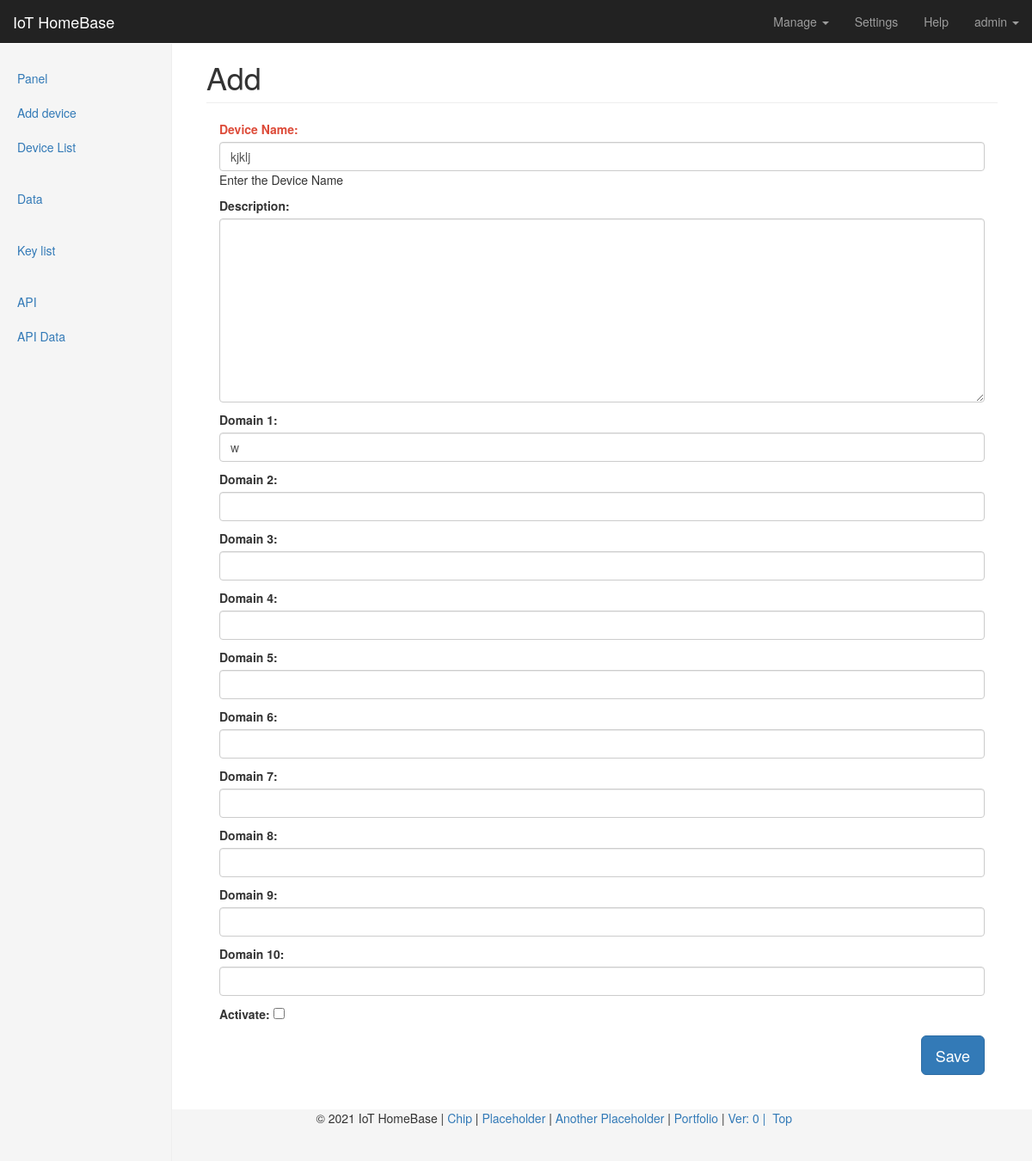
The page /device/edit/2/ (signed in) on the database as committed earlier.
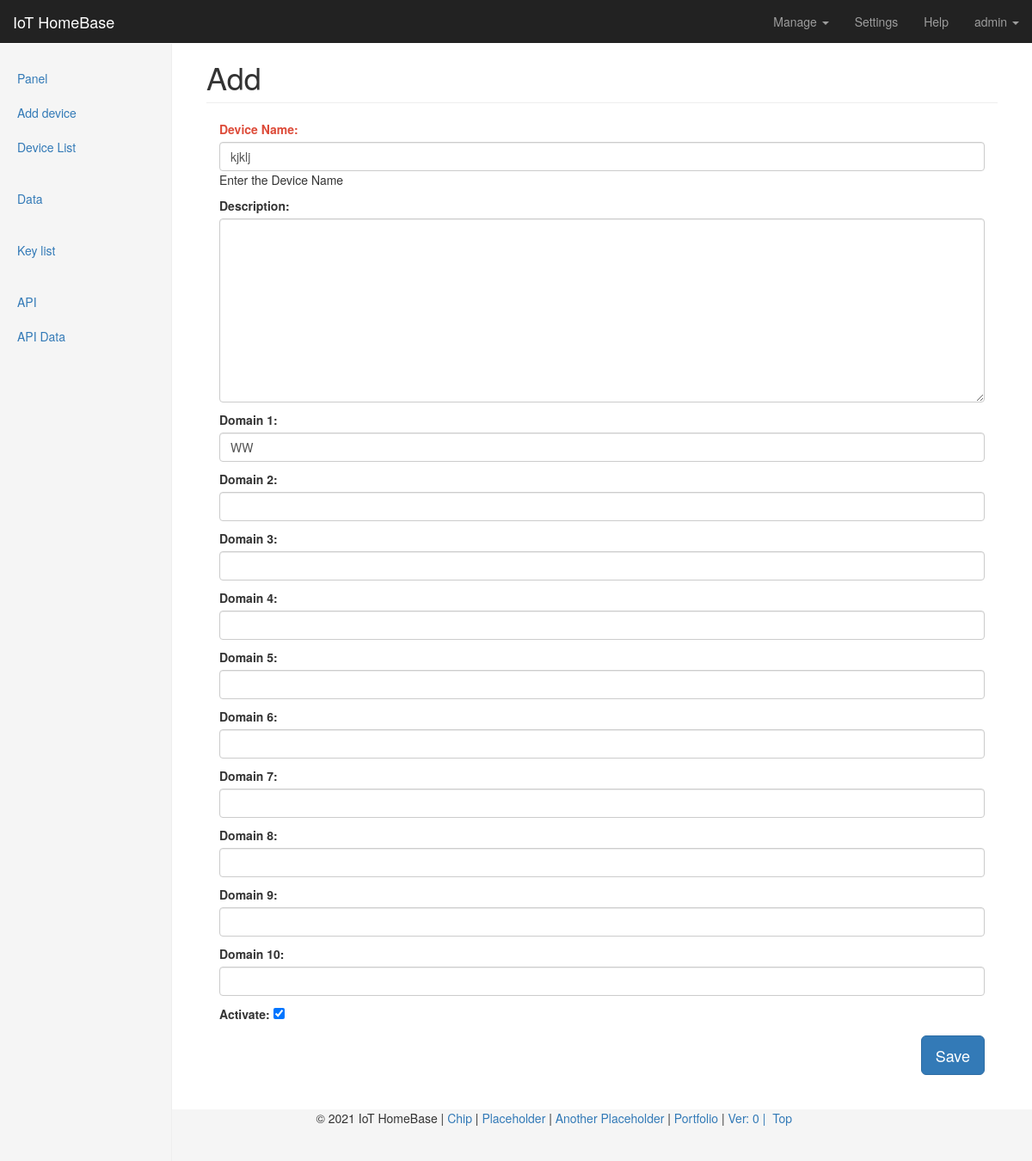
The same page on the database as committed later.
### devices/models.py (models this page shows, shortened)
class Device(models.Model):
    name = models.CharField(_('Device Name'), max_length=60, help_text=_('Enter the Device Name'))
    field_1 = models.CharField(_('Domain 1'), max_length=20, null=True, blank=True)
    field_id_1 = models.CharField(_('Domain ID 1'), max_length=30, null=True, blank=True)
    field_2 = models.CharField(_('Domain 2'), max_length=20, null=True, blank=True)
    field_id_2 = models.CharField(_('Domain ID 2'), max_length=30, null=True, blank=True)
    field_3 = models.CharField(_('Domain 3'), max_length=20, null=True, blank=True)
    field_id_3 = models.CharField(_('Domain ID 3'), max_length=30, null=True, blank=True)
    field_4 = models.CharField(_('Domain 4'), max_length=20, null=True, blank=True)
    field_id_4 = models.CharField(_('Domain ID 4'), max_length=30, null=True, blank=True)
    field_5 = models.CharField(_('Domain 5'), max_length=20, null=True, blank=True)
    field_id_5 = models.CharField(_('Domain ID 5'), max_length=30, null=True, blank=True)
    field_6 = models.CharField(_('Domain 6'), max_length=20, null=True, blank=True)
    field_id_6 = models.CharField(_('Domain ID 6'), max_length=30, null=True, blank=True)
    field_7 = models.CharField(_('Domain 7'), max_length=20, null=True, blank=True)
    field_id_7 = models.CharField(_('Domain ID 7'), max_length=30, null=True, blank=True)
    field_8 = models.CharField(_('Domain 8'), max_length=20, null=True, blank=True)
    field_id_8 = models.CharField(_('Domain ID 8'), max_length=30, null=True, blank=True)
    field_9 = models.CharField(_('Domain 9'), max_length=20, null=True, blank=True)
    field_id_9 = models.CharField(_('Domain ID 9'), max_length=30, null=True, blank=True)
    field_10 = models.CharField(_('Domain 10'), max_length=20, null=True, blank=True)
    field_id_10 = models.CharField(_('Domain ID 10'), max_length=30, null=True, blank=True)
    api_key = models.CharField(_('API Key'), max_length=200)  # api key
    description = models.TextField(blank=True, max_length=255)
    enable = models.BooleanField(_('Activate'), default=True)
    remote_address = models.CharField(_('IP address'), max_length=255)
    pub_date = models.DateTimeField(auto_now=True)
    class Meta:
        ordering = ['-pub_date']

### devices/views.py (the view, shortened to what this page needs)
# urls.py: path('device/edit/<str:id>/', devices.device_edit, name='device_edit'),
@login_required(login_url=LOGIN_URL)
def device_edit(request, id):
    val = get_object_or_404(Device, id=id)
    form = DeviceForm(request.POST or None, request.FILES or None, instance=val)
    return render(request, "back/add.html", locals())

### devices/forms.py
class DeviceForm(ModelForm):
    required_css_class = 'required'
    class Meta:
        model = Device
        fields = [
            'name',
            'description',
            'field_1',
            'field_2',
            'field_3',
            'field_4',
            'field_5',
            'field_6',
            'field_7',
            'field_8',
            'field_9',
            'field_10',
            'enable',
        ]
    def __init__(self, *args, **kwargs):
        super(DeviceForm, self).__init__(*args, **kwargs)
        for i in self.fields:
            if i not in ['enable']:
                self.fields[i].widget.attrs['class'] = 'form-control'

### devices/templatetags/custom_tags.py (called while the page is built)
@register.simple_tag
def version():
    try:
        return time.strftime('%m%d%Y/%u', time.gmtime(os.path.getmtime('.git/')))
    except:
        return 0

@register.simple_tag
def website_name():
    return WEBSITE_NAME

### templates/back/add.html (shortened to what this page needs)
{% extends "back/base.html" %}
{% load static %}
{% load custom_tags %}
{% load i18n %}
{% block website_name %}{% trans 'Add' %}{% endblock %}
{% block content %}
<div class="col-xs-12 col-sm-12 placeholder">
    <form action="" method="post"> {% csrf_token %}
        {{ form.as_p }}
        <div class="box-footer">
            <button type="submit" class="btn btn-lg btn-primary pull-right">{% trans 'Save' %}</button>
        </div>
    </form>
</div>
{% endblock %}

Rows that differ between the two databases and show on the page:
changed Device "kjklj": field_1 "w" → "WW"; enable "☐" → "☑"
